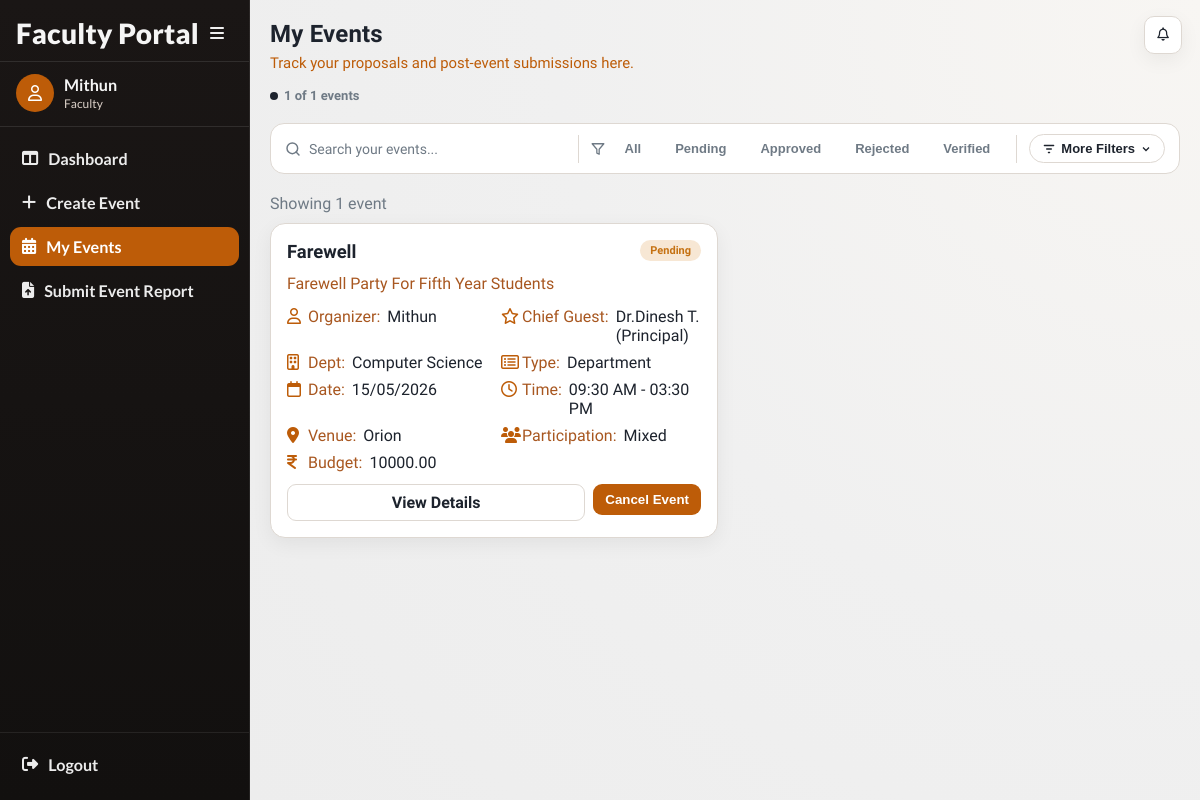
Before: /events/faculty/filter/ (signed in) with the older database file.
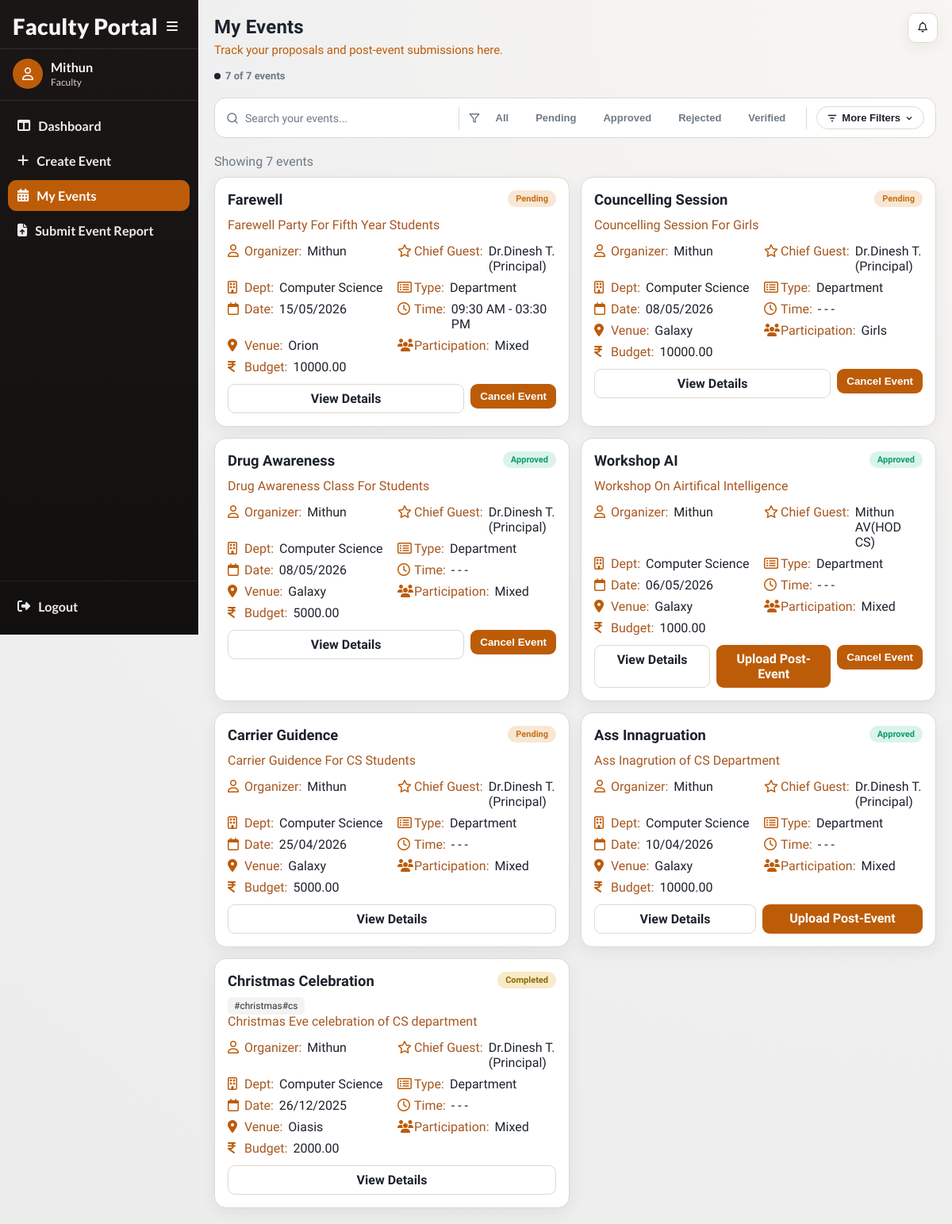
After: the same page with the newer database file.
### events/models.py (models this page shows, shortened)
class Event(models.Model):
    CATEGORY_CHOICES = (
        ('department', 'Department'),
        ('nss', 'NSS'),
        ('ncc', 'NCC'),
        ('union', 'Union'),
        ('other', 'Other'),
    )
    PARTICIPATION_CHOICES = (
        ('boys', 'Boys'),
        ('girls', 'Girls'),
        ('mixed', 'Mixed'),
    )
    STATUS_CHOICES = (
        ('pending', 'Pending Approval'),
        ('approved', 'Approved'),
        ('rejected', 'Rejected'),
        ('completed', 'Completed'),
        ('verified', 'Verified'),
        ('cancelled', 'Cancelled'),
    )
    title = models.CharField(max_length=200)
    category = models.CharField(max_length=20, choices=CATEGORY_CHOICES)
    created_by = models.ForeignKey(
        settings.AUTH_USER_MODEL,
        on_delete=models.CASCADE
    )
    department = models.ForeignKey(
    Department,
    on_delete=models.SET_NULL,
    null=True,
    blank=True
    )
    participation_type = models.CharField(
        max_length=20,
        choices=PARTICIPATION_CHOICES
    )
    chief_guest = models.CharField(max_length=200, blank=True, null=True)
    budget = models.DecimalField(max_digits=10, decimal_places=2)
    venue = models.ForeignKey(
    Venue,
    on_delete=models.PROTECT
    )
    start_date = models.DateField()
    end_date = models.DateField()
    start_time = models.TimeField(null=True, blank=True)
    end_time = models.TimeField(null=True, blank=True)
    description = models.TextField()
    tags = models.ManyToManyField(Tag, blank=True)
    status = models.CharField(
        max_length=20,
        choices=STATUS_CHOICES,
        default='pending'
    )
    principal_remark = models.TextField(blank=True, null=True)
    created_at = models.DateTimeField(auto_now_add=True)
    report_text = models.TextField(blank=True, null=True)
    attendance_file = models.FileField(
        upload_to='attendance/',
        blank=True,
        null=True
    )
    completed_at = models.DateTimeField(blank=True, null=True)

class Department(models.Model):
    name = models.CharField(max_length=100, unique=True)
    def __str__(self):
        return self.name

class Venue(models.Model):
    name = models.CharField(max_length=100, unique=True)
    def __str__(self):
        return self.name

class Tag(models.Model):
    name = models.CharField(max_length=50, unique=True)

### accounts/models.py (models this page shows, shortened)
class User(AbstractUser):
    ROLE_CHOICES = (
        ('faculty', 'Faculty'),
        ('principal', 'Principal'),
        ('admin', 'Admin'),
    )
    SUB_ROLE_CHOICES = (
        ('hod', 'HOD'),
        ('nss', 'NSS In-Charge'),
        ('ncc', 'NCC In-Charge'),
        ('union', 'Union In-Charge'),
        ('other', 'Other In-Charge'),
    )
    role = models.CharField(max_length=20, choices=ROLE_CHOICES)
    sub_role = models.CharField(
        max_length=20,
        choices=SUB_ROLE_CHOICES,
        blank=True,
        null=True
    )
    department = models.ForeignKey(
    'events.Department',
    on_delete=models.SET_NULL,
    null=True,
    blank=True
    )

### events/views.py (the view)
@login_required(login_url='/login/')
def faculty_filter_events(request):
    if request.user.role != 'faculty':
        return redirect('login')
    user = request.user
    events = Event.objects.filter(created_by=user)
    page_title = "My Events"
    total_count = events.count()
    events = events.select_related('created_by', 'department', 'venue').order_by('-start_date')
    search = request.GET.get('search', '').strip()
    events = _apply_event_search(events, search)
    status = request.GET.get('status')
    upcoming = request.GET.get('upcoming')  # upcoming=1 means future approved events only
    if status is None or status == '':
        selected_status = ''
    elif status == "conducted":
        events = events.filter(status__in=['completed', 'verified'])
        selected_status = "conducted"
    else:
        events = events.filter(status=status)
        selected_status = status
    if upcoming == '1':
        today_date = timezone.now().date()
        events = events.filter(start_date__gte=today_date)
        page_title = "Upcoming Events"
    participation = request.GET.get('participation')
    if participation:
        events = events.filter(participation_type=participation)
    start_date = request.GET.get('start_date')
    end_date = request.GET.get('end_date')
    if start_date and end_date:
        events = events.filter(
            start_date__lte=end_date,
            end_date__gte=start_date
        )
    elif start_date:
        events = events.filter(end_date__gte=start_date)
    elif end_date:
        events = events.filter(start_date__lte=end_date)
    context = {
        'events': events,
        'page_title': page_title,
        'selected_status': selected_status,
        'total_count': total_count,
        'today': timezone.now().date(),
        'active_nav': 'faculty-filter',
    }
    if _is_ajax_request(request):
        return render(request, 'events/partials/faculty_filter_list.html', context)
    return render(request, 'events/faculty_filter.html', context)

### events/views.py (called while the page is built, shortened)
def _is_ajax_request(request):
    return (
        request.headers.get("x-requested-with") == "XMLHttpRequest"
        or request.GET.get("ajax") == "1"
    )

def _apply_event_search(queryset, query):
    if not query:
        return queryset

### events/templates/events/faculty_filter.html (shortened to what this page needs)
{% extends "base.html" %}
{% load event_extras %}
{% block page_title %}My Events{% endblock %}
{% block page_subtitle %}Track your proposals and post-event submissions here.{% endblock %}
{% block content %}
<div class="my-events-header">
    <div class="event-count-badge" id="eventCountBadge">
        {{ events|length }} of {{ total_count }} events
    </div>
</div>
<div class="search-filter-bar">
    <div class="search-box">
        <svg width="16" height="16" viewBox="0 0 24 24" fill="none" stroke="currentColor" stroke-width="2.2" stroke-linecap="round" stroke-linejoin="round">
            <circle cx="11" cy="11" r="8"/><line x1="21" y1="21" x2="16.65" y2="16.65"/>
        </svg>
        <input type="text" id="searchInput" placeholder="Search your events..." value="{{ request.GET.search|default:'' }}">
    </div>
    <div class="quick-filter-group">
        <div class="filter-icon">
            <svg width="14" height="14" viewBox="0 0 24 24" fill="none" stroke="currentColor" stroke-width="2.2" stroke-linecap="round" stroke-linejoin="round">
                <polygon points="22 3 2 3 10 12.46 10 19 14 21 14 12.46 22 3"/>
            </svg>
        </div>
        <button class="quick-filter-btn {% if selected_status == 'all' or not selected_status and request.GET.status == '' %}active{% endif %}"
                data-status="" onclick="setQuickFilter(this, '')">All</button>
        <button class="quick-filter-btn {% if selected_status == 'pending' %}active{% endif %}"
                data-status="pending" onclick="setQuickFilter(this, 'pending')">Pending</button>
        <button class="quick-filter-btn {% if selected_status == 'approved' %}active{% endif %}"
                data-status="approved" onclick="setQuickFilter(this, 'approved')">Approved</button>
        <button class="quick-filter-btn {% if selected_status == 'rejected' %}active{% endif %}"
                data-status="rejected" onclick="setQuickFilter(this, 'rejected')">Rejected</button>
        <button class="quick-filter-btn {% if selected_status == 'verified' %}active{% endif %}"
                data-status="verified" onclick="setQuickFilter(this, 'verified')">Verified</button>
    </div>
    <button class="more-filters-btn" id="moreFiltersBtn" onclick="toggleMoreFilters()">
        <svg width="14" height="14" viewBox="0 0 24 24" fill="none" stroke="currentColor" stroke-width="2.2" stroke-linecap="round" stroke-linejoin="round">
            <line x1="4" y1="6" x2="20" y2="6"/>
            <line x1="8" y1="12" x2="16" y2="12"/>
            <line x1="11" y1="18" x2="13" y2="18"/>
        </svg>
        More Filters
        <svg class="chevron" width="12" height="12" viewBox="0 0 24 24" fill="none" stroke="currentColor" stroke-width="2.5">
            <polyline points="6 9 12 15 18 9"/>
        </svg>
    </button>
</div>
<div id="facultyFilterList">
    {% include "events/partials/faculty_filter_list.html" %}
</div>
{% endblock %}

### events/templates/events/partials/faculty_filter_list.html (shortened to what this page needs)
<div class="muted" style="margin-bottom: 10px;">Showing {{ events|length }} event{{ events|pluralize }}</div>
<section class="event-grid">
    {% for e in events %}
        <article class="event-card">
            {% include "events/partials/event_detail_card_body.html" with event=e %}
            <div class="action-row">
                <a class="btn secondary" href="{% url 'event_detail' e.id %}">View Details</a>
                {% if e.status == 'approved' and e.end_date <= today %}
                    <a class="btn" href="{% url 'post_event_upload' e.id %}">Upload Post-Event</a>
                {% endif %}
                    {% if e.status == 'pending' and e.end_date >= today or e.status == 'approved' and e.end_date >= today %}
                        <form method="POST" action="{% url 'cancel_event' e.id %}">
                            <button type="submit"
                                    class="btn btn-danger btn-sm"
                                    onclick="return confirm('Are you sure you want to cancel this event?')">
                                Cancel Event
                            </button>
                        </form>
                    {% endif %}
            </div>
        </article>
    {% empty %}
        <article class="event-card">
            <p class="muted" style="margin:0;">No events found.</p>
        </article>
    {% endfor %}
</section>

### events/templates/events/partials/event_detail_card_body.html (shortened to what this page needs)
{% load event_extras %}
<div class="event-head">
    <h3 class="event-title">
        <a href="{% url 'event_detail' event.id %}">{{ event.title }}</a>
    </h3>
    <span class="chip {{ event.status }}">{{ event.status|title }}</span>
</div>
<div class="event-tags">
{% for tag in event.tags.all %}
<a href="?search=#{{ tag.name }}" class="tag">
#{{ tag.name }}
</a>
{% endfor %}
</div>
<p class="event-desc">{{ event.description|default:"No description provided."|truncatewords:22 }}</p>
<div class="meta-grid">
    <div class="meta-row"><i class="fa-regular fa-user"></i><span class="meta-label">Organizer:</span><span class="meta-value">{{ event.created_by.get_full_name|default:event.created_by.username }}</span></div>
    <div class="meta-row"><i class="fa-regular fa-star"></i><span class="meta-label">Chief Guest:</span><span class="meta-value">{{ event.chief_guest|default:"-" }}</span></div>
    <div class="meta-row"><i class="fa-regular fa-building"></i><span class="meta-label">Dept:</span><span class="meta-value">{{ event.department|default:"General" }}</span></div>
    <div class="meta-row"><i class="fa-regular fa-rectangle-list"></i><span class="meta-label">Type:</span><span class="meta-value">{{ event.category|title }}</span></div>
    <div class="meta-row"><i class="fa-regular fa-calendar"></i><span class="meta-label">Date:</span><span class="meta-value">{{ event.start_date|date:"d/m/Y" }}</span></div>
    <div class="meta-row"><i class="fa-regular fa-clock"></i><span class="meta-label">Time:</span><span class="meta-value">{% if event.start_time %}{{ event.start_time|time:"h:i A" }}{% else %}-{% endif %} - {% if event.end_time %}{{ event.end_time|time:"h:i A" }}{% else %}-{% endif %}</span></div>
    <div class="meta-row"><i class="fa-solid fa-location-dot"></i><span class="meta-label">Venue:</span><span class="meta-value">{{ event.venue }}</span></div>
    <div class="meta-row"><i class="fa-solid fa-users"></i><span class="meta-label">Participation:</span><span class="meta-value">{{ event.participation_type|title }}</span></div>
    <div class="meta-row"><i class="fa-solid fa-indian-rupee-sign"></i><span class="meta-label">Budget:</span><span class="meta-value">{{ event.budget }}</span></div>
</div>

Changed rows visible on the page:
added Event: title "Councelling Session", status "Pending", description "Councelling Session For Girls", created_by.get_full_name "Mithun", chief_guest "Dr.Dinesh T.(Principal)", department "Computer Science", category "Department", start_date "08/05/2026", venue "Galaxy", participation_type "Girls", budget "10000.00", end_date "Cancel Event"
added Event: title "Drug Awareness", status "Approved", description "Drug Awareness Class For Students", created_by.get_full_name "Mithun", chief_guest "Dr.Dinesh T.(Principal)", department "Computer Science", category "Department", start_date "08/05/2026", venue "Galaxy", participation_type "Mixed", budget "5000.00", end_date "Cancel Event"
added Event: title "Workshop AI", status "Approved", description "Workshop On Airtifical Intelligence", created_by.get_full_name "Mithun", chief_guest "Mithun AV(HOD CS)", department "Computer Science", category "Department", start_date "06/05/2026", venue "Galaxy", participation_type "Mixed", budget "1000.00", end_date "Upload Post-Event"
added Event: title "Carrier Guidence", status "Pending", description "Carrier Guidence For CS Students", created_by.get_full_name "Mithun", chief_guest "Dr.Dinesh T.(Principal)", department "Computer Science", category "Department", start_date "25/04/2026", venue "Galaxy", participation_type "Mixed", budget "5000.00"
added Event: title "Ass Innagruation", status "Approved", description "Ass Inagrution of CS Department", created_by.get_full_name "Mithun", chief_guest "Dr.Dinesh T.(Principal)", department "Computer Science", category "Department", start_date "10/04/2026", venue "Galaxy", participation_type "Mixed", budget "10000.00", end_date "Upload Post-Event"
added Event: title "Christmas Celebration", status "Completed", description "Christmas Eve celebration of CS department", created_by.get_full_name "Mithun", chief_guest "Dr.Dinesh T.(Principal)", department "Computer Science", category "Department", start_date "26/12/2025", venue "Oiasis", participation_type "Mixed", budget "2000.00"
added Tag: name "christmas#cs"
Other visible differences:
{{ events|length }}: "1" → "7"
{{ total_count }}: "1" → "7"
